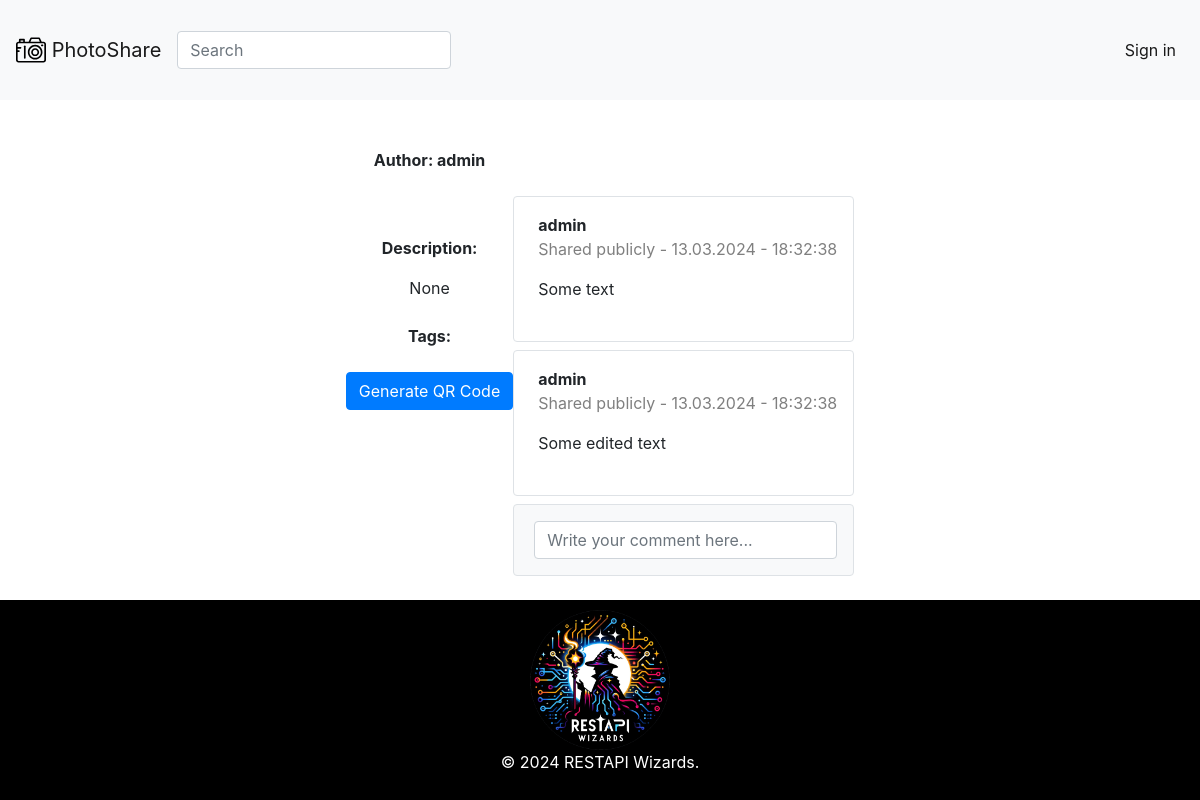
/picture-detail/1, run on an earlier commit of the app's database.
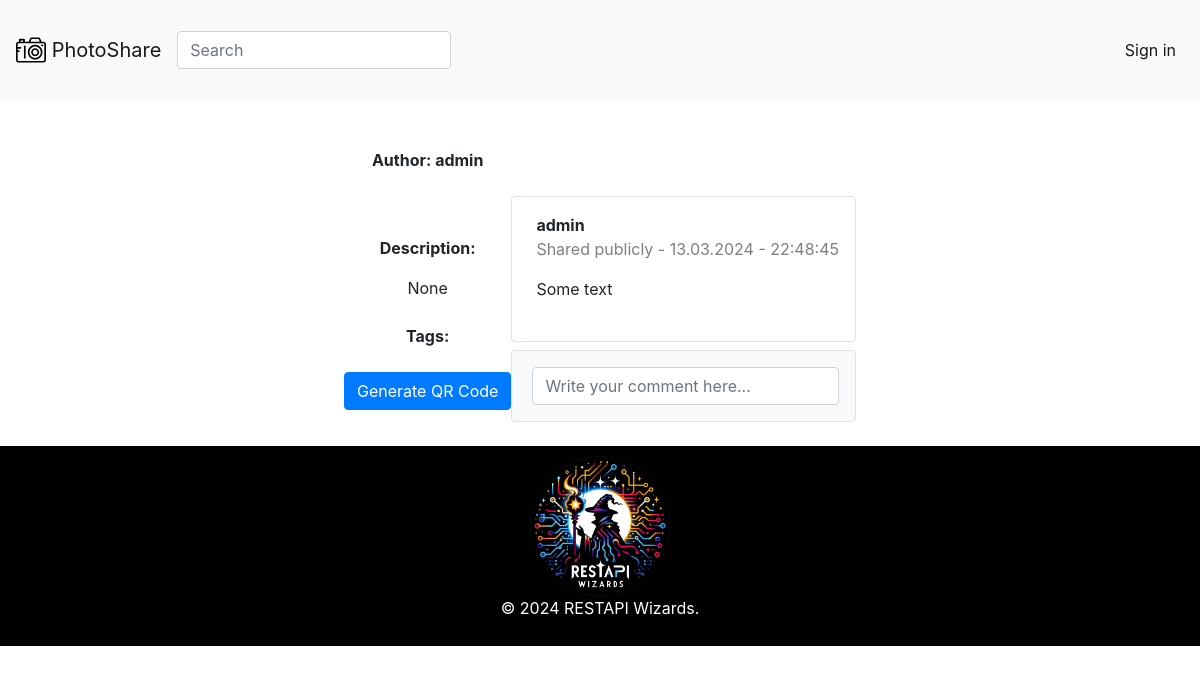
And on a later commit of the database.
### src/database/models.py (models this page shows)
class Picture(Base):
    __tablename__ = "pictures"
    id = Column(Integer, primary_key=True, autoincrement=True)
    public_id = Column(String(255), nullable=True)
    url = Column(String(255), nullable=True)
    description = Column(String(300), nullable=True)
    tags = relationship("Tag", secondary=picture_m2m_tag, backref="pictures")
    comments = relationship("Comment", backref="pictures")
    is_deleted = Column(Boolean, default=False)
    user_id = Column(Integer, ForeignKey("users.id"), nullable=True)
    qr_url = Column(String(255), nullable=True)

class Comment(Base):
    __tablename__ = "comments"
    picture_id = Column(
        Integer, ForeignKey("pictures.id", ondelete="CASCADE"), primary_key=True
    )
    picture_comment_id = Column(Integer, primary_key=True)
    text = Column(String(200), nullable=False)
    user_id = Column(Integer, ForeignKey("users.id"), nullable=True)
    created_at = Column(DateTime, default=func.now())
    edited_at = Column(DateTime, default=func.now())
    is_deleted = Column(Boolean, default=False)
    __table_args__ = (
        UniqueConstraint(
            "picture_id", "picture_comment_id", name="unique_pair_picture_comment"
        ),
    )

### src/views.py (the view)
@router.get("/picture-detail/{picture_id}", response_class=HTMLResponse)
async def get_picture(
    request: Request,
    picture_id: int,
    db: Session = Depends(get_db),
    comment_text: str = Form(None),
    current_user: Optional[User] = Depends(
        get_logged_user
    ),  # Dodawanie opcjonalnego użytkownika
):
    picture = await pictures_repo.get_picture(picture_id, db)
    picture_author = await get_user_by_id(picture.user_id,db)
    picture.username = picture_author.username
    users_data = await asyncio.gather(*[get_user_by_id(comment.user_id, db) for comment in picture.comments])
    users_dict = {user.id: user for user in users_data}
    for comment in picture.comments:
        user = users_dict.get(comment.user_id)
        if user:
            comment.username = user.username
        else:
            comment.username = "Unknown"
    context = {
        "picture": picture,
        "user": current_user,
    }
    return templates.TemplateResponse(
        "picture.html", {"request": request, "context": context}
    )

### templates/picture.html (shortened to what this page needs)
{% extends "base.html" %}
{% block content %}
<div class="container mt-5">
    <div class="image-box-detail text-center">
        <p class="font-weight-bold">Author: {{ context.picture.username }}</p>
        <p class="mt-4"><strong>Description:</strong></p>
        <p>{{ context['picture'].description or 'None' }}</p>
        <p class="mt-2"><strong>Tags:</strong></p>
        <div class="text-center mt-4">
            <button onclick="generateQRCode()" class="btn btn-primary">Generate QR Code</button>
        </div>
    </div>
    <div class="mt-5">
        <div class="d-flex justify-content-center row">
            <div class="col-md-12">
                <div class="comment-section">
                    {% for comment in context['picture'].comments %}
                    {% if comment.is_deleted == false %}
                    <div class="bg-white p-3 mb-2 rounded border">
                        <div class="d-flex flex-row user-info justify-content-between">
                            <div class="d-flex flex-column justify-content-start ml-2">
                                <span class="d-block font-weight-bold name">{{ comment.username }}</span>
                                <span class="date text-black-50">Shared publicly - {{ comment['created_at'] | datetime }}</span>
                            </div>
                        </div>
                        <div class="comment-text mt-2 p-2">
                            <p>{{ comment['text'] }}</p>
                        </div>
                    </div>
                    {% endif %}
                    {% endfor %}
                    <div class="bg-light p-3 mb-4 rounded border">
                        <form id="CommentForm" method="POST" action="" class="d-flex flex-row align-items-start">
                            <input id="commentText" name="comment_text" class="form-control ml-1 shadow-none" placeholder="Write your comment here..."></input>
                        </form>
                    </div>
                </div>
            </div>
        </div>
    </div>
</div>
{% endblock %}

### templates/base.html (shortened to what this page needs)
<!DOCTYPE html>
<html lang="en">
<head>
    <link rel="stylesheet" href="/static/css/style.css">
    <link rel="stylesheet" href="https://stackpath.bootstrapcdn.com/bootstrap/4.3.1/css/bootstrap.min.css">
</head>
<body>
    {% include 'navbar.html' %}
    {% block content %}{% endblock %}
    {% include 'footer.html' %}
</body>
</html>

### templates/navbar.html (shortened to what this page needs)
<nav class="navbar navbar-expand-lg navbar-light bg-light">
    <a class="navbar-brand" href="/">
        <img src="/static/images/page_logo.svg" width="30" height="30" class="d-inline-block align-top" alt="">
        PhotoShare
    </a>
    <form class="form-inline" action="/" method="get">
        <input class="form-control mr-sm-2" type="search" name="query" placeholder="Search" aria-label="Search">
    </form>
    <div class="collapse navbar-collapse" id="navbarSupportedContent">
        <ul class="navbar-nav my-2 my-lg-0">
            {% if context.user %}
            <li class="nav-item active">
                <a class="nav-link " href="/upload-picture">
                    <p>Post picture</p>
                </a>
            </li>
            <li class="nav-item active">
                <a class="nav-link " href="/profile">
                    <p>Welcome,{% if context.user.role == "administrator" %}
                        <span style="background-color: red; border-radius: 5px; padding: 1px 4px; color: white;">ADMIN</span>
                        {% endif %}  {{ context.user.username }}</p>
                </a>
            </li>
            <li class="nav-item active">
                <a class="nav-link" id="logoutLink" style="cursor:pointer;">
                    <p>Logout</p>
                </a>
            </li>
            {% else %}
            <li class="nav-item active">
                <a class="nav-link " href="/login">
                    Sign in
                </a>
            </li>
            {% endif %}
        </ul>
    </div>
</nav>

### templates/footer.html
<footer>
    <div>
        <img class="team-logo-img" src="/static/images/team_logo.png" alt="Logo zespołu">
        <p>© 2024 RESTAPI Wizards.</p>
    </div>
</footer>

### static/css/style.css (style rules this page uses)
body { margin:0; color:#6a6f8c; background:#c8c8c8; font:600 16px/18px 'Open Sans',sans-serif; }
*,:after,:before { box-sizing:border-box }
a { color:inherit;text-decoration:none }
nav { margin:0; background-color: lightgray; height: 100px; color: black; box-shadow: 0 10px 10px -5px rgba(255, 255, 255, 0.1); }
footer { display: flex; padding: 10px; background: black; color: white; text-align: center; bottom: -100; justify-content: center; }
a:link, a:visited, a:hover, a:active { color: white; text-decoration: none; }
.team-logo-img { width:200px; height: auto; }
.container { display: flex; flex-wrap: wrap; justify-content: center; }

What changed in the data, as far as the page shows it:
no longer on this page (row edited): Comment: username "admin", created_at "13.03.2024 - 18:32:38", text "Some text"
removed Comment: username "admin", created_at "13.03.2024 - 18:32:38", text "Some edited text"
now on this page (row edited): Comment: username "admin", created_at "13.03.2024 - 22:48:45", text "Some text"
